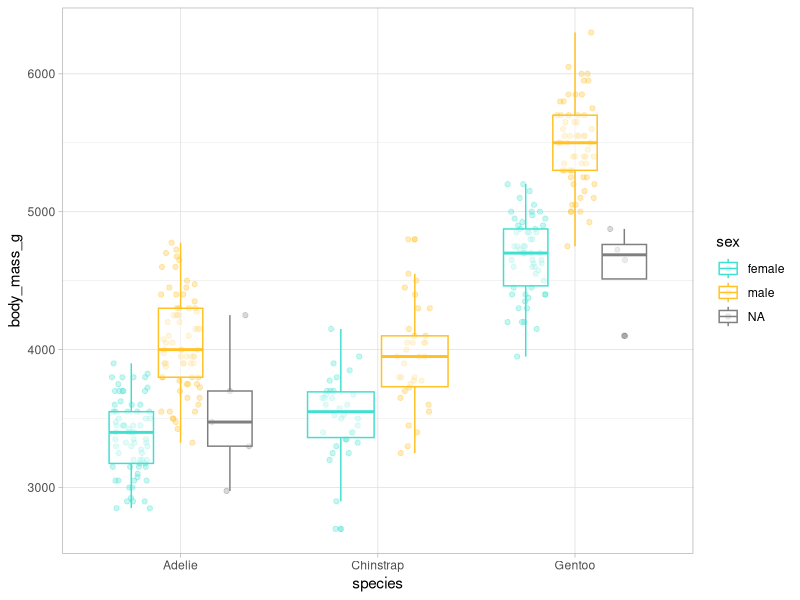
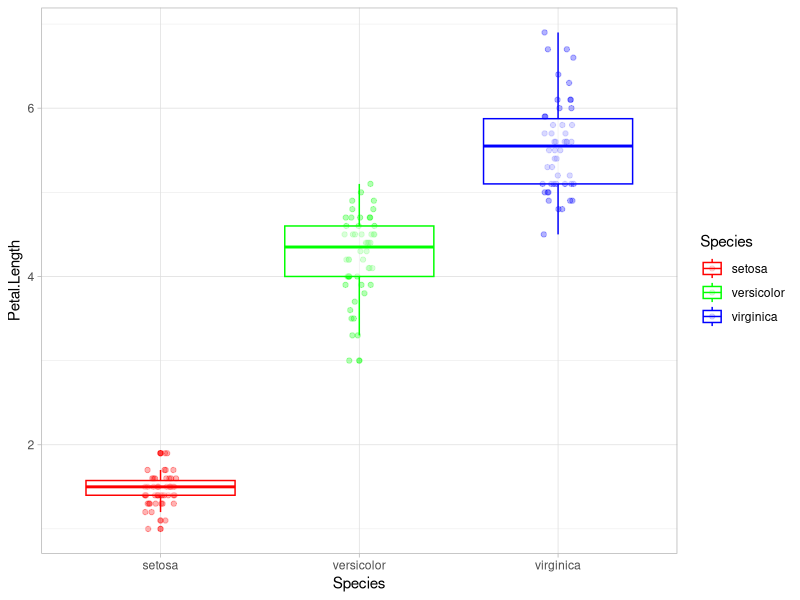
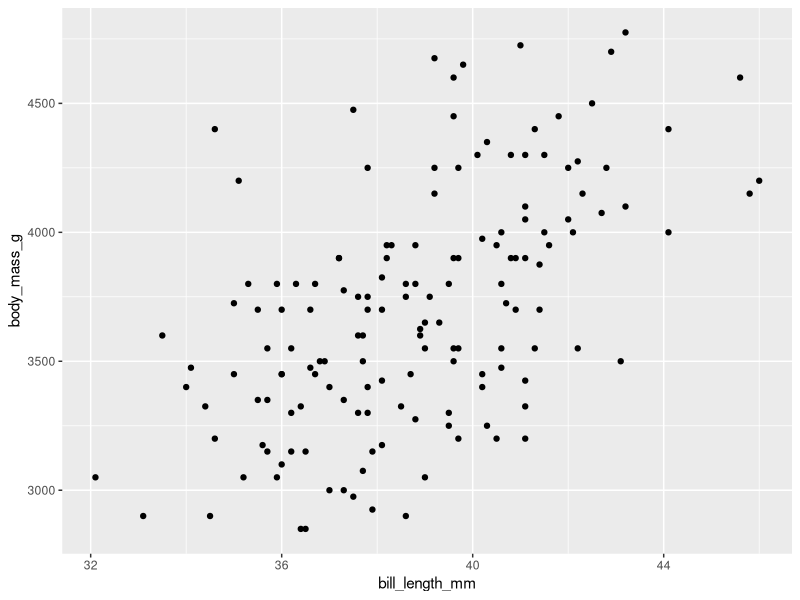
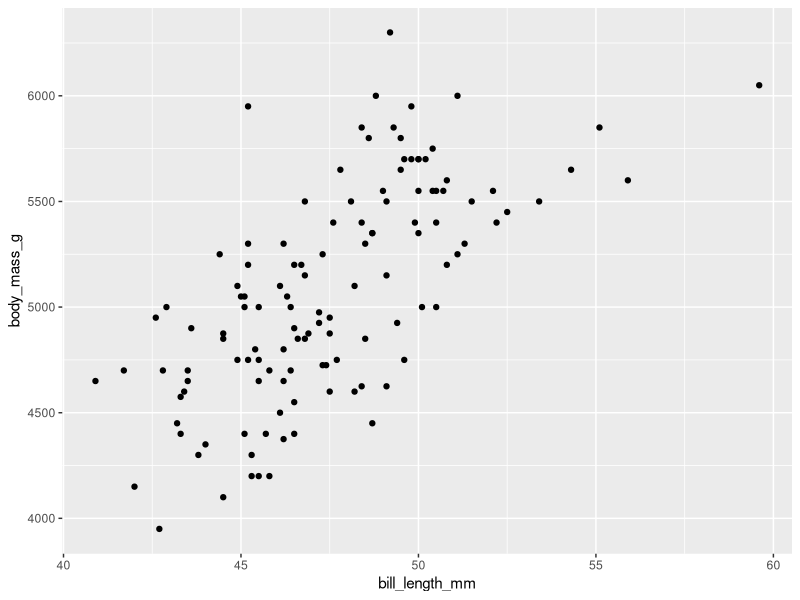
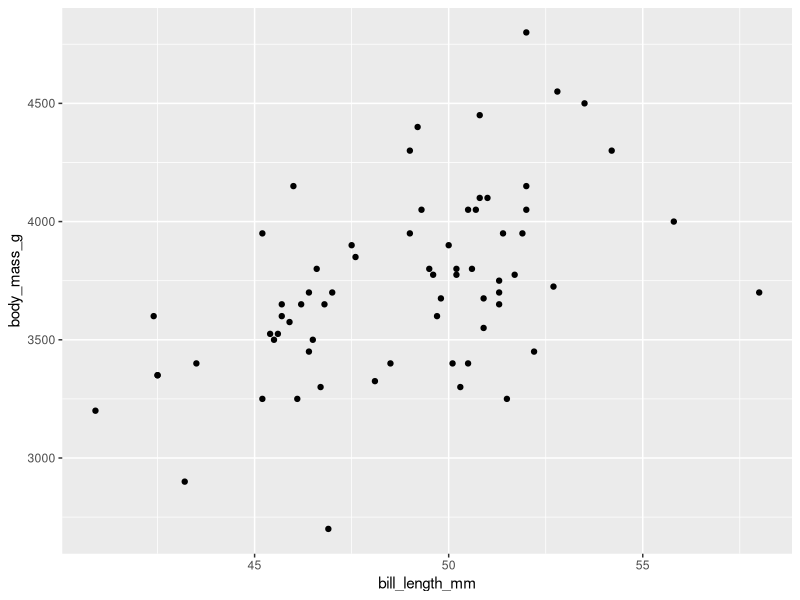

Recreate these plots in R, in order.
## ---- chunk 1

# 1
10 * 3

# 2
my_values <- 1901:2000

# 3
my_values + 5

# 4
my_values * my_values

# 5
object <- c(rep(x = 5, times = 9), seq(from = 5, to = 50, by = 5))

# 6
length(object)

## ---- chunk 2

# 1
ls <- list(
  df1 = data.frame(var1_numbers = 1:10, var2_letters = letters[1:10]),
  df2 = data.frame(var1_sample = sample(x = 10), var2_rnorm = rnorm(n = 10))
)

# 2
ls[[1]]$var2_letters[8]
ls[[2]]$var2_rnorm[8]

## ---- chunk 3

library(palmerpenguins)
library(tidyverse)

# 1
adelie <- penguins |> 
  filter(species == "Adelie") |> 
  arrange(flipper_length_mm)

# 2
adelie_subset <- adelie |> 
  select(island, contains("bill"))

# 3
adelie2 <- adelie |> 
  select(-species)

## ---- chunk 4

# 1
penguins |> 
  group_by(island) |> 
  summarise(
    n = n(),
    mean_flipper_length = mean(flipper_length_mm, na.rm = TRUE)
  )

# 2
penguins |> 
  mutate(mass_by_length = (body_mass_g / 1000) / flipper_length_mm) |> 
  select(mass_by_length)

## ---- chunk 5

divide_by_100 <- function(x) {
  x / 100
}

divide_by_100(30)

## ---- chunk 6

# R base
standardise <- function(x, my.na.rm) {
  (x - mean(x, na.rm = my.na.rm)) / sd(x, na.rm = my.na.rm)
}

standardise(penguins$bill_length_mm, my.na.rm = T)

# Tidyverse
standardise_tidy <- function(x, my.na.rm) {
  ({{ x }} - mean({{ x }}, na.rm = my.na.rm)) / sd({{ x }}, na.rm = my.na.rm)
} 

penguins |> 
  mutate(st_bill_length = standardise_tidy(x = bill_length_mm, my.na.rm = T)) |> 
  select(bill_length_mm, st_bill_length)

## ---- chunk 7

penguins_num <- penguins |> 
  select(species, sex, where(is.numeric))

explore_penguins <-
  function(var) {
    ggplot(penguins_num, aes(x = species, y = .data[[var]], color = sex)) +
      geom_point(position = position_jitterdodge(), alpha = 0.3) +
      geom_boxplot(alpha = 0.5) +
      scale_color_manual(values = c("turquoise", "goldenrod1")) +
      theme_light() +
      ylab(var)
  }

explore_penguins("body_mass_g")

explore_df <- function(df, x_var, y_var, color) {
  ggplot(data = df, aes(x = .data[[x_var]], y = .data[[y_var]], color = .data[[color]])) + 
    geom_point(position = position_jitterdodge(), alpha = 0.3) +
    geom_boxplot(alpha = 0.5) + 
    scale_color_manual(values = rainbow(n = length(unique(df[[color]])))) +
    theme_light() + 
    ylab(y_var)
}

explore_df(df = iris, # iris is a dataset loaded in RStudio by default
           y_var = "Petal.Length",
           x_var = "Species",
           color = "Species")

## ---- chunk 8

output <- vector("double", ncol(penguins))

for (i in seq_along(penguins)) {
  if (is.numeric(penguins[[i]])) {
    output[[i]] <- mean(penguins[[i]], na.rm = TRUE)
  } else {
    output[[i]] <- NA
  }
}

output


## ---- chunk 9

apply_1_5 <- function(f) {
  f(1:5)
}

apply_1_5(sqrt)

## ---- chunk 10

sum_10 <- function(x) {
  x + 10
}

map(1:4, sum_10) 

## ---- chunk 11

map(penguins, \(x) mean(x)) 
map(penguins, \(x) mean(x, na.rm = T)) # option 1 
map(penguins, mean, na.rm = T) # option 2 

## ---- chunk 12

map_lgl(penguins, is.numeric) 
penguins_num <- penguins[ , map_lgl(penguins, is.numeric)]  

map_dbl(penguins_num, median, na.rm = T) 
map_chr(penguins, class) 
map_int(penguins, \(x) length(unique(x))) 
1:4 |> 
  map_vec(\(x) as.Date(ISOdate(2025, 05, 26)) + x)

## ---- chunk 13

penguins_list <- penguins |>   
  group_split(species)  

# we assign names to the list
names(penguins_list) <- c("p1", "p2", "p3")  

# solution:
map2(penguins_list, names(penguins_list), \(df, name) mutate(df, name = name)) 

## ---- chunk 14

# first we remove NA values from bill_length_mm 
penguins_nona <- penguins |>    
  drop_na(bill_length_mm) 

penguins_nested <- penguins_nona |>   
  group_by(species) |>   
  nest() |>    
  mutate(     
    lm_obj = map(data, \(df) lm(       
      bill_length_mm ~ body_mass_g,       
      data = df)),     
    pred = map2(lm_obj, data, \(x, y) predict(x, y)),
    # solution:     
    corr = map2_dbl(pred, data, \(x, y) cor(x, y$bill_length_mm))   
    )  

# unnest() 
penguins_nested |>    
  unnest(pred) |>    
  select(!c(data, lm_obj)) 

## ---- chunk 15

# exercise 9.1.1 
penguins_list <- penguins |>   
  group_split(species)  

# we assign names to the list
names(penguins_list) <- c("p1", "p2", "p3")  

# exercise 9.2.1 
pmap(list(penguins_list, names(penguins_list)), 
  \(df, name) mutate(df, name = name)) 

## ---- chunk 16

penguins_nested <- penguins |>   
  group_by(species) |>   
  nest()  

penguins_nested_str <- penguins_nested |>    
  mutate(path = str_glue("penguins_{species}.csv")) 

penguins_nested_str  

walk2(penguins_nested_str$data, penguins_nested_str$path, write_csv) 

## ---- chunk 17

gg_penguins_bill_body <- function(data_df) {
  ggplot(data = data_df, aes(x = bill_length_mm, y = body_mass_g)) +     
    geom_point()
}  

penguins_nested <- penguins |>   
  group_by(species) |>   
  nest() |>   
  mutate(gg_obj = map(data, 
    \(df) gg_penguins_bill_body(data_df = df))) 

penguins_nested_str <- penguins_nested |>    
  mutate(path = str_glue("penguins_{species}.png"))  

penguins_nested_str  

pwalk(list(plot = penguins_nested_str$gg_obj, filename = penguins_nested_str$path),
  ggsave) 

## ---- chunk 18

penguins |>    
  map(safely(log)) |>    
  transpose() 

## ---- chunk 19
Sys.time()
sessionInfo()
